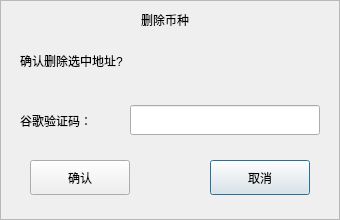
<?xml version="1.0" encoding="UTF-8"?>
<ui version="4.0">
 <class>CDeleteCoinDlg</class>
 <widget class="QDialog" name="CDeleteCoinDlg">
  <property name="geometry">
   <rect>
    <x>0</x>
    <y>0</y>
    <width>340</width>
    <height>220</height>
   </rect>
  </property>
  <property name="windowTitle">
   <string>Dialog</string>
  </property>
  <property name="styleSheet">
   <string notr="true"/>
  </property>
  <widget class="QFrame" name="frame">
   <property name="geometry">
    <rect>
     <x>0</x>
     <y>0</y>
     <width>340</width>
     <height>220</height>
    </rect>
   </property>
   <property name="frameShape">
    <enum>QFrame::StyledPanel</enum>
   </property>
   <property name="frameShadow">
    <enum>QFrame::Raised</enum>
   </property>
   <widget class="QLineEdit" name="le_GoogleCode">
    <property name="geometry">
     <rect>
      <x>130</x>
      <y>105</y>
      <width>190</width>
      <height>30</height>
     </rect>
    </property>
    <property name="styleSheet">
     <string notr="true"/>
    </property>
   </widget>
   <widget class="QLabel" name="lbl_DeleteCoinDlg_googleCode">
    <property name="geometry">
     <rect>
      <x>20</x>
      <y>110</y>
      <width>91</width>
      <height>21</height>
     </rect>
    </property>
    <property name="styleSheet">
     <string notr="true"/>
    </property>
    <property name="text">
     <string>谷歌验证码：</string>
    </property>
   </widget>
   <widget class="QLabel" name="lbl_DeleteCoinDlg_question">
    <property name="geometry">
     <rect>
      <x>20</x>
      <y>50</y>
      <width>211</width>
      <height>21</height>
     </rect>
    </property>
    <property name="styleSheet">
     <string notr="true"/>
    </property>
    <property name="text">
     <string>确认删除选中地址?</string>
    </property>
   </widget>
   <widget class="QLabel" name="lbl_Title">
    <property name="geometry">
     <rect>
      <x>100</x>
      <y>10</y>
      <width>130</width>
      <height>20</height>
     </rect>
    </property>
    <property name="styleSheet">
     <string notr="true"/>
    </property>
    <property name="text">
     <string>删除币种</string>
    </property>
    <property name="alignment">
     <set>Qt::AlignCenter</set>
    </property>
   </widget>
   <widget class="QPushButton" name="btn_Cancel">
    <property name="geometry">
     <rect>
      <x>210</x>
      <y>160</y>
      <width>100</width>
      <height>35</height>
     </rect>
    </property>
    <property name="cursor">
     <cursorShape>PointingHandCursor</cursorShape>
    </property>
    <property name="styleSheet">
     <string notr="true"/>
    </property>
    <property name="text">
     <string>取消</string>
    </property>
   </widget>
   <widget class="QPushButton" name="Btn_Affirm">
    <property name="geometry">
     <rect>
      <x>30</x>
      <y>160</y>
      <width>100</width>
      <height>35</height>
     </rect>
    </property>
    <property name="cursor">
     <cursorShape>PointingHandCursor</cursorShape>
    </property>
    <property name="styleSheet">
     <string notr="true"/>
    </property>
    <property name="text">
     <string>确认</string>
    </property>
   </widget>
  </widget>
 </widget>
 <resources/>
 <connections/>
</ui>
